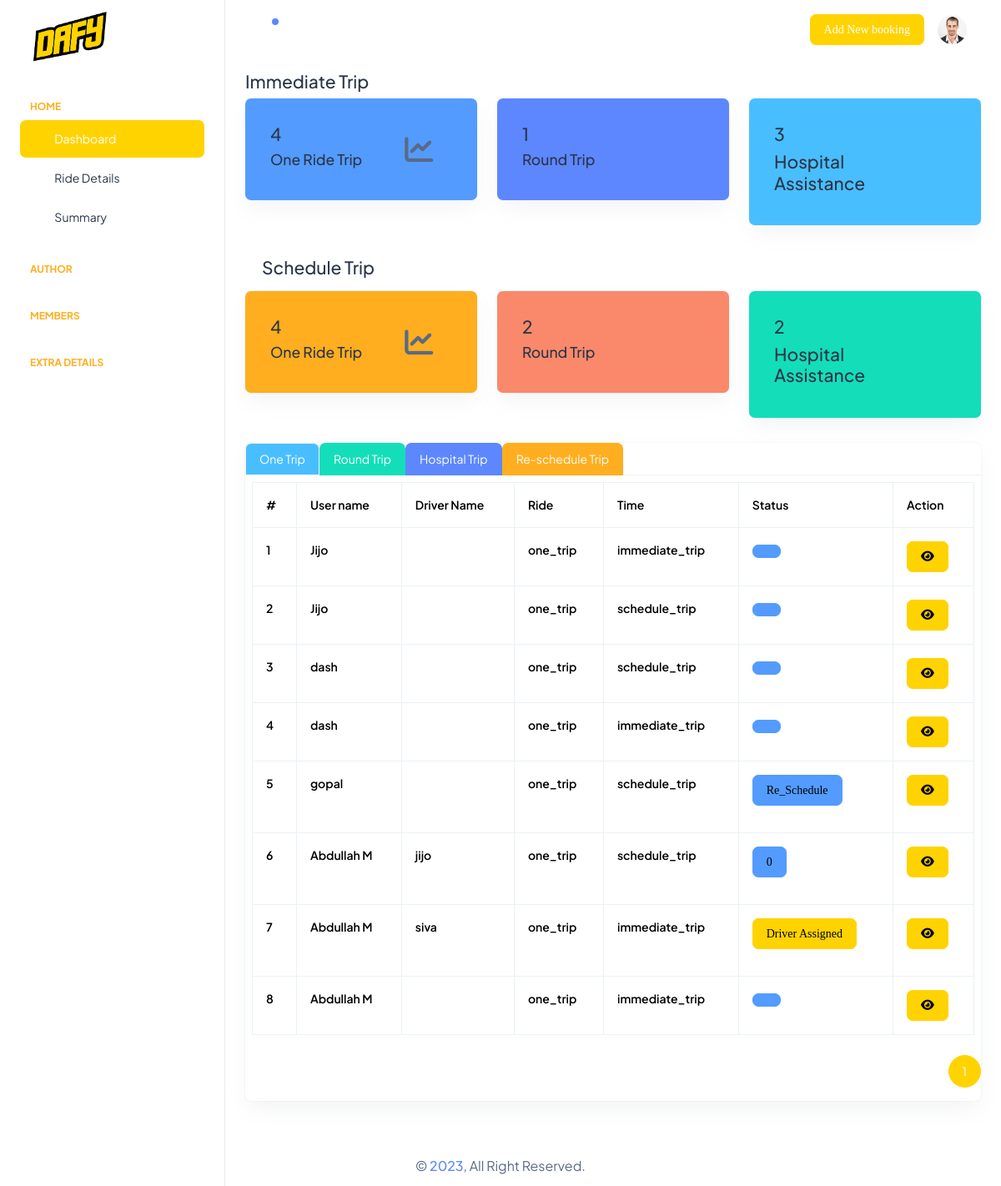
Screenshot of /backend/src/main.php (signed in) with the database file from the repository.
### tables this page shows
CREATE TABLE `customer` (
  `id` int(11) NOT NULL,
  `name` varchar(30) NOT NULL,
  `email` varchar(20) NOT NULL,
  `phone` varchar(13) NOT NULL,
  `pick_up` varchar(40) NOT NULL,
  `drop_in` varchar(40) NOT NULL,
  `ride_type` varchar(30) NOT NULL,
  `time_ride` varchar(20) NOT NULL,
  `date` varchar(20) NOT NULL,
  `time` varchar(20) NOT NULL,
  `v_name` varchar(30) NOT NULL,
  `v_type` varchar(30) NOT NULL,
  `driver_name` varchar(30) NOT NULL,
  `payment_type` varchar(30) NOT NULL,
  `payment` varchar(20) NOT NULL,
  `status` varchar(20) NOT NULL
);

### backend/src/board_booking.php (the view, shortened to what the rows shown need)
<?php include '../database/connection.php';  require_once "header.php";?>
<div class="container-fluid">
            <div class="card">
                <div class="tab-content tabcontent-border">
                    <div class="tab-pane active" id="one-trip" role="tabpanel">
                        <div class="p-20">
                            <?php
                                $rowsPerPage = 10;
                                $page = isset($_GET['page']) ? $_GET['page'] : 1;
                                $start = ($page - 1) * $rowsPerPage;
                              $sql = "SELECT * FROM customer WHERE `ride_type` ='one_trip' ORDER BY id DESC, Date DESC Limit $start,$rowsPerPage";
                                $result = mysqli_query($conn,$sql);
                                $index = ($page - 1) * $rowsPerPage + 1;
                            ?>
                            <div class="table-responsive m-2">
                            <table class="table table-bordered">
                                <thead class="fw-bold text-black">
                                    <tr>
                                            <th scope="col">#</th>
                                            <th scope="col">User name</th>
                                            <th scope="col">Driver Name</th>
                                            <th scope="col">Ride</th>
                                            <th scope="col">Time</th>
                                            <th scope="col">Status</th>
                                            <th scope="col">Action</th>
                                    </tr>
                                </thead>
                                <?php if (mysqli_num_rows($result)> 0) { while ($row=mysqli_fetch_array($result)) {  ?>
                                <tbody>
                                    <tr class="fw-semibold text-black">
                                        <th scope="row"><?php echo $index++; ?></th>
                                        <td>  <?php echo  $row['name']; ?></td>
                                        <td> <?php echo $row['driver_name']; ?></td>
                                        <td> <?php echo $row['ride_type']; ?></td>
                                        <td> <?php echo $row['time_ride']; ?></td>
                                        <td> <?php if($row['status'] == 'complete'){ echo '<label class=" bg-success"> Confirm</label>'; } ?>
                                        <?php
                                            if( $row['status']=='Completed'){
                                                echo "<p><a href='status.php?id=".$row['id']."&status=Completed' class='btn btn-success text-black'>".$row['status']."</a></p>";
                                            }elseif( $row['status']=='Confirm'){
                                                echo "<p><a href='status.php?id=".$row['id']."&status=Confirm' class='btn btn-warning text-black'>".$row['status']."</a></p>";
                                            }elseif( $row['status']=='Driver Assigned'){
                                                echo "<p><a href='status.php?id=".$row['id']."&status=Driver Assigned' class='btn btn-primary text-black'>".$row['status']."</a></p>";
                                            }elseif( $row['status']=='Drive Started'){
                                                echo "<p><a href='status.php?id=".$row['id']."&status=Drive Started' class='btn btn-secondary text-black'>".$row['status']."</a></p>";
                                            }elseif( $row['status']=='Cancel'){
                                                echo "<p><a href='status.php?id=".$row['id']."&status=Cancel' class='btn btn-danger text-black'>".$row['status']."</a></p>";
                                            }else{
                                                echo "<p><a href='status.php?id=".$row['id']."&status=?' class='btn btn-info text-black'>".$row['status']."</a></p>";
                                            }
                                        ?>
                                        </td>
                                        <td>
                                        <a type="button" class="btn btn-center btn-primary text-black" name="update" type="submit" href="new-ride.php">
                                            <i class="fa-sharp fa-solid fa-eye eye" ></i></a></td>
                                    </tr>
                                </tbody>
                                <?php  } } else { echo '<tr><td colspan="12">No data found.</td></tr>'; } ?>
                            </table>
                            </div>
                        </div>
                    </div>
                  </div>
                </div>
            </div>
    </div>

### backend/src/header.php (shortened to what the rows shown need)
<?php include '../database/connection.php';
$session=$_SESSION['id'];
$sql=mysqli_query($conn,"SELECT * FROM `admin` WHERE `a_id`='$session'");
?>
<!doctype html>
<html lang="en">
<head>
    <link href="https://cdnjs.cloudflare.com/ajax/libs/font-awesome/5.10.0/css/all.min.css" rel="stylesheet">
    <link href="https://cdn.jsdelivr.net/npm/bootstrap-icons@1.4.1/font/bootstrap-icons.css" rel="stylesheet">
    <link rel="stylesheet" href="../assets/css/styles.min.css" />
    <link rel="stylesheet" href="https://cdnjs.cloudflare.com/ajax/libs/font-awesome/6.4.0/css/all.min.css" />
</head>
<body>
  <div class="page-wrapper" id="main-wrapper" data-layout="vertical" data-navbarbg="skin6" data-sidebartype="full"
    data-sidebar-position="fixed" data-header-position="fixed">
    <div class="body-wrapper">
      <header class="app-header">
        <nav class="navbar navbar-expand-lg navbar-light">
          <div class="navbar-collapse justify-content-end px-0" id="navbarNav">
            <ul class="navbar-nav flex-row ms-auto align-items-center justify-content-end">
              <li class="nav-item dropdown">
                <a class="nav-link nav-icon-hover" href="javascript:void(0)" id="drop2" data-bs-toggle="dropdown"
                  aria-expanded="false">
                  <?php if ($sql->num_rows > 0) {  while ($view = mysqli_fetch_array($sql)){  ?>
                  <img src="../assets/images/profile/<?php echo $view['a_img']; ?>" alt="" width="35" height="35" class="rounded-circle">
                </a>
                <?php
                    } } else { echo '<tr><td colspan="12">No data found.</td></tr>'; }
                 ?>
              </li>
            </ul>
          </div>
        </nav>
      </header>

### rows the page displays
customer: name "Jijo", ride_type "one_trip", time_ride "immediate_trip"
customer: name "Jijo", ride_type "one_trip", time_ride "schedule_trip"
customer: name "dash", ride_type "one_trip", time_ride "schedule_trip"
customer: name "dash", ride_type "one_trip", time_ride "immediate_trip"
customer: name "gopal", ride_type "one_trip", time_ride "schedule_trip", status "Re_Schedule"
customer: name "Abdullah M", driver_name "jijo", ride_type "one_trip", time_ride "schedule_trip", status "0"
customer: name "Abdullah M", driver_name "siva", ride_type "one_trip", time_ride "immediate_trip", status "Driver Assigned"
customer: name "Abdullah M", ride_type "one_trip", time_ride "immediate_trip"

### other values shown
$a1 "4"
$a2 "1"
$a3 "3"
$a4 "4"
$a5 "2"
$a3 "2"
